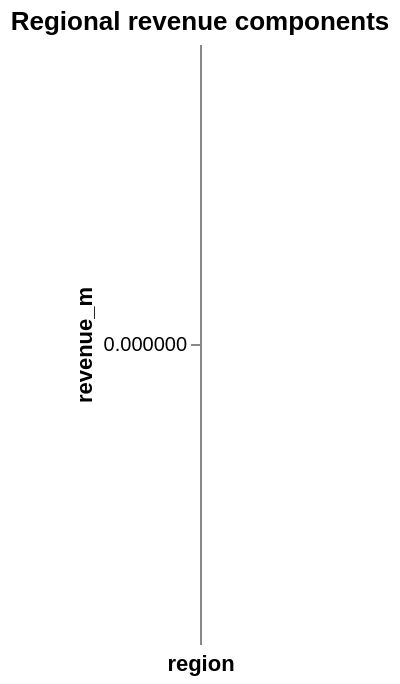

The specification (Vega-Lite) saved for this image:
### Vega-Lite specification from a JSON file in a GitHub repository (floating-point values rounded to 4 significant figures)
{"$schema": "https://vega.github.io/schema/vega-lite/v6.4.1.json", "mark": "bar", "title": "Regional revenue components", "encoding": {"x": {"field": "region", "type": "nominal"}, "y": {"field": "revenue_m", "type": "quantitative", "scale": {"zero": true}}}, "usermeta": {"source": "synthetic.regional_revenue", "unit": "USD millions", "reconciliation_contract": {"version": 1, "component_field": "region", "metric_field": "revenue_m", "reconciliation": "sum", "control_total": 11.8, "control_total_source": "finance.company_revenue", "tolerance": 0.0, "component_count": 4, "component_total": 9.1, "residual": 2.7, "represented_share": 0.7712}}}
